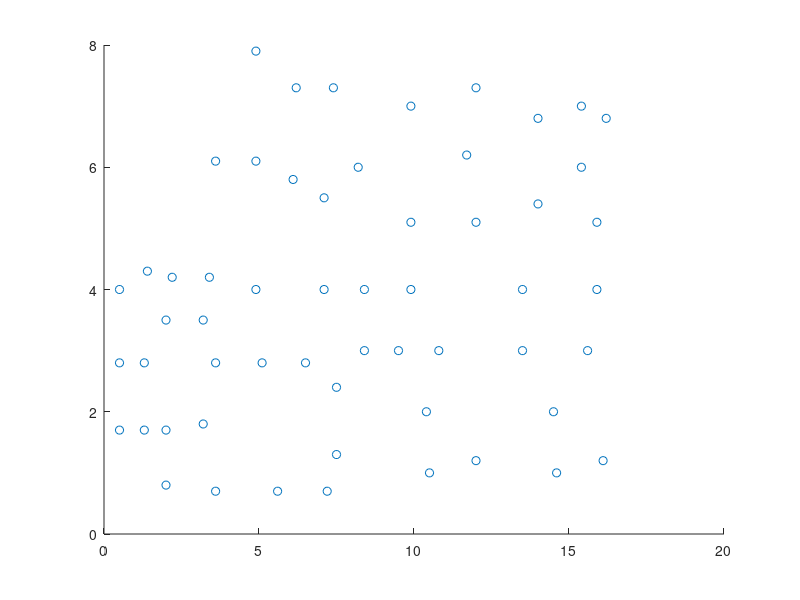

Write the MATLAB code that produced this figure. (Note: this script raises an error after producing the figure.)
%% Sensor?location
%x = 1:5;
%y = 1:5;
%[X,Y] = meshgrid(x,y);
%SL = [X(:),Y(:)];

SL = load('sensor.txt');
%plot the map
figure;
scatter(SL(:,1),SL(:,2));

%% Sensor activities
% How many people
x = 2;
% How many activities
y = 1000;
%Sensor act
Sa = zeros(y,x);
for i=1:y
    Sa(i,:) = randperm(size(SL,1),x);
end

%% Generate people's loaction using Sensor state
%absolute error of localization
EL = 0.5;
%real location
PR1 = SL(Sa(:,1),:);
PR2 = SL(Sa(:,2),:);

%include error / generated error
[PG1(:,1), PG1(:,2)] = circle_err(PR1(:,1), PR1(:,2), EL, size(PR1,1));
[PG2(:,1), PG2(:,2)] = circle_err(PR2(:,1), PR2(:,2), EL, size(PR2,1));

%%visulization
figure
hold on
set(gca,'linewidth',1,'fontsize',10,'fontname','Times');
set(gcf,'color','w');
view(45,45);
axis([-1 max(PR1(:,1))+2, 1 size(PR1,1), -1 max(PR1(:,1))+2]);

for i = 1 : size(PG1,1)-1
    plot3(PG1(i:i+1,1), [i:i+1]', PG1(i:i+1,2),'r');
    plot3(PG2(i:i+1,1), [i:i+1]', PG2(i:i+1,2),'b');
    %pause(0.5);
end

%% classification
PS1= zeros(size(PG1,1),size(Sa,2));
PS2= zeros(size(PG2,1),size(Sa,2));

PS1(:,1) = dis_cal(PG1, SL, Sa(:,1));
PS1(:,2) = dis_cal(PG1, SL, Sa(:,2));

PS2(:,1) = dis_cal(PG2, SL, Sa(:,1));
PS2(:,2) = dis_cal(PG2, SL, Sa(:,2));

[M,I] = min(PS1');
PC1 = Sa(sub2ind(size(Sa),1:size(Sa,1),I))';

[M,I] = min(PS2');
PC2 = Sa(sub2ind(size(Sa),1:size(Sa,1),I))';

PC = [PC1, PC2];

Compare = [Sa, PC];

compare1 = find(Compare(:,1)==Compare(:,3));
compare2 = find(Compare(:,2)==Compare(:,4));

xlswrite('Compare_5person.xls', Compare)
xlswrite('Compare_5person_1.xls', compare1)
xlswrite('Compare_5person_2.xls', compare2)

